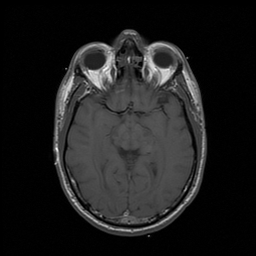
%> input picture CS 473/online_demos/t1.jpg, 256 x 256 px
$ octave L24_Diffusion_Blurring.m   (GNU Octave 9; MATLAB toolbox functions it lacks are replaced by stand-ins)
%> lines starting %> are read from the running program, lines starting %| are printed output that depends on the picture
%% Lesson 24 - Diffusion Blurring demo

% (C) 2013 Jeff Orchard
%     University of Waterloo


% Read an image
f = imread('t1.jpg');
%> f is the input picture: size 256x256x3 uint8; min 0, max 255, mean 29.6
f = double( f(:,:,1) );
%> f: size 256x256 double
f = f + randn(size(f))*10;
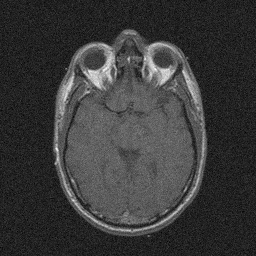
%> f: size 256x256 double; min -39.13, max 260.5, mean 29.5; drawn with min black and max white

% Set up the diffusion constant
if 1
    % Global blurring
    lambda = 0.05;
else
    % Spatially varying blurring
    % (less blurring at top, more blurring at bottom)
    % The details here don't matter.
    lambda = (1:size(f,1))' - 100;
    lambda = repmat(lambda, 1, size(f,2)); %repeat column
    lambda = 0.1./(1+exp(-lambda/20));
    figure(2); imshow(lambda,[]); title('Diffusion rate');
    pause(5);
end

% Time step for numerical solution of the PDE
delta_t = 1;

% See the original image
figure(1);
imshow(f,[]); title('Original (Noisy)');
pause(2);

%% Time-stepping the PDE
% We'll use the derivative of the derivative (sequence of
% first derivatives).
for n = 1:delta_t:100

    % Gradient of f
    [dfdc dfdr] = gradient(f);

    % Divergence of the gradient gives the Laplacian
    % http://en.wikipedia.org/wiki/Laplace_operator
    div = (circshift(dfdr,[-1 0])-circshift(dfdr,[1 0]) ...
         + circshift(dfdc,[0 -1])-circshift(dfdc,[0 1])) / 2;

    % Explicit time-stepping
    f = f +  delta_t * lambda .* div;

    imshow(f,[0 255]); title(['t = ' num2str(n*delta_t)]); drawnow;

end
%> this loop made 100 passes
%> pass 1, `[dfdc dfdr] = gradient(f);`:
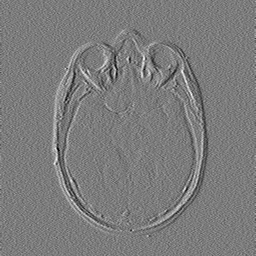
%> dfdc: size 256x256 double; min -89.16, max 93.58, mean 0; drawn with min black and max white
%> pass 1, `[dfdc dfdr] = gradient(f);`:
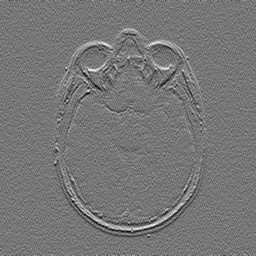
%> dfdr: size 256x256 double; min -74.7, max 85.37, mean 0; drawn with min black and max white
%> pass 1, `div = (circshift(dfdr,[-1 0])-circshift(dfdr,[1 0]) + circshift(dfdc,[..`:
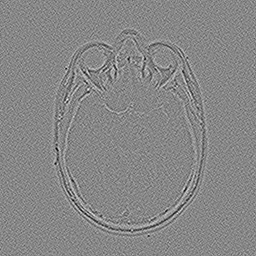
%> div: size 256x256 double; min -127.1, max 112.2, mean 0; drawn with min black and max white
%> after the loop:
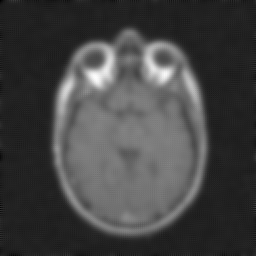
%> f: size 256x256 double; min -26.54, max 184.9, mean 29.5; drawn with min black and max white

$ run again, with CS 473/online_demos/t2.jpg copied over CS 473/online_demos/t1.jpg
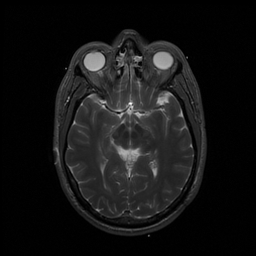
%> input picture CS 473/online_demos/t2.jpg, 256 x 256 px
%> f is the input picture: size 256x256x3 uint8; min 0, max 255, mean 20.4
%> the loop `for n = 1:delta_t:100` made 100 passes
%> pass 1, `div = (circshift(dfdr,[-1 0])-circshift(dfdr,[1 0]) + circshift(dfdc,[..`:
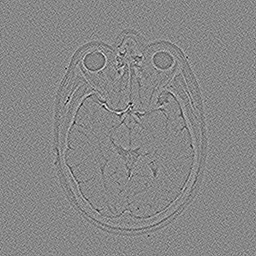
%> div: size 256x256 double; min -123, max 107.7, mean 0; drawn with min black and max white
%> after the loop `for n = 1:delta_t:100`:
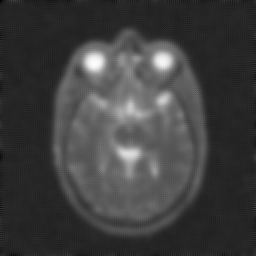
%> f: size 256x256 double; min -27.34, max 164.2, mean 20.3; drawn with min black and max white

$ run again, with CS 473/online_demos/ct.jpg copied over CS 473/online_demos/t1.jpg
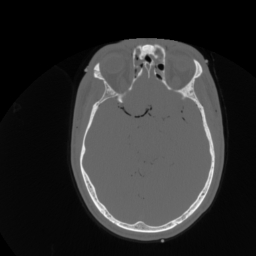
%> input picture CS 473/online_demos/ct.jpg, 256 x 256 px
%> f is the input picture: size 256x256x3 uint8; min 0, max 247, mean 45.9
%> the loop `for n = 1:delta_t:100` made 100 passes
%> pass 1, `div = (circshift(dfdr,[-1 0])-circshift(dfdr,[1 0]) + circshift(dfdc,[..`:
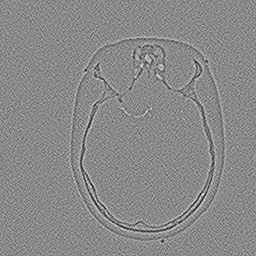
%> div: size 256x256 double; min -107.8, max 91.79, mean 0; drawn with min black and max white
%> after the loop `for n = 1:delta_t:100`:
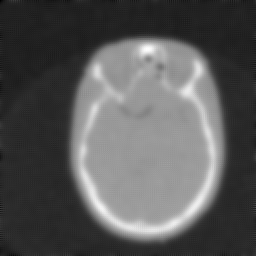
%> f: size 256x256 double; min -28.1, max 186.1, mean 45.8; drawn with min black and max white
